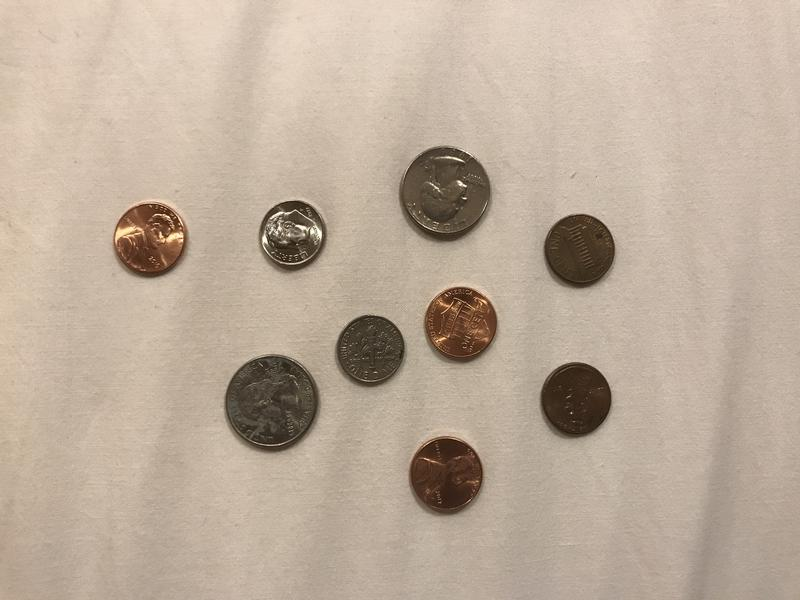
#> input picture sample_imgs/resized.jpg, 800 x 600 px, found by its file name
$ python coins.py sample_imgs/resized.jpg sample_imgs/resized.jpg   (Python 2 division)   (older library calls are emulated)
#> lines starting #> are read from the running program, lines starting #| are printed output that depends on the picture; after the words box and inside, x2 and y2 are one past the last pixel; in counts of white or black regions, pixels touching at a corner belong together; long printed decimals are rounded
#> further down, tempImage is the input picture: PIL image 800x600 RGB; mean R, G, B 188.8, 172.1, 155.2
from scipy.spatial import distance as dist
from imutils import perspective
from imutils import contours
import imutils
import numpy as np
import cv2
import math
from PIL import Image
import sys

coins = {
            'Quarter': {'Size': 0.9, 'Value': .25},
            'Dime': {'Size': 0.6, 'Value': .10},
            'Nickel': {'Size': 0.8, 'Value': .05},
            'Penny': {'Size': 0.7, 'Value': .01}
        }

coinsFound = []


'''
Resizes image if it's too big since it throws off the transform.
If camera was rotated, PIL rotates the image. try-except reverts
it back to original orientation.
'''
def resizeImage(image, width, height):
    try:
        imgName = "sample_imgs/resized.jpg"
        resizingImg = Image.open(image)

        exif = resizingImg.info['exif']

        newImg = resizingImg.resize((width, height), Image.ANTIALIAS)
        newImg.save(imgName, exif=exif)
    except:
        imgName = "sample_imgs/resized.jpg"
        resizingImg = Image.open(image)

        newImg = resizingImg.resize((width, height), Image.ANTIALIAS)
        newImg.save(imgName)

    return imgName


def midpoint(ptA, ptB):
    return ((ptA[0] + ptB[0]) * 0.5, (ptA[1] + ptB[1]) * 0.5)


def findCoins(imgName, refCoin):
    # load the image, convert it to grayscale, and blur it slightly
#> called with imgName = 'sample_imgs/sample_imgs/resized.jpg', refCoin = 'sample_imgs/resized.jpg'
    image = cv2.imread(imgName)
    gray = cv2.cvtColor(image, cv2.COLOR_BGR2GRAY)
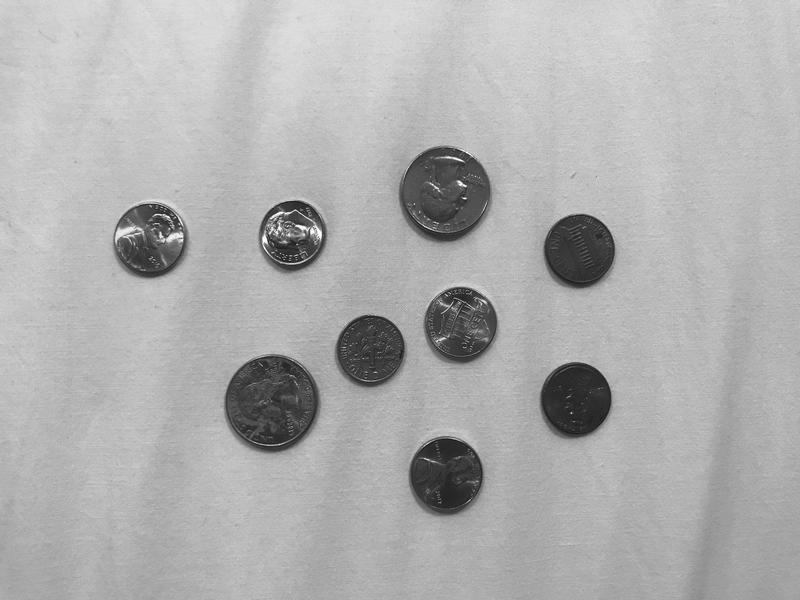
#> gray: shape (600, 800); min 11, max 253, mean 175.2
    gray = cv2.GaussianBlur(gray, (7, 7), 0)

    # perform edge detection, then perform a dilation + erosion to
    # close gaps in between object edges
    edged = cv2.Canny(gray, 50, 100)
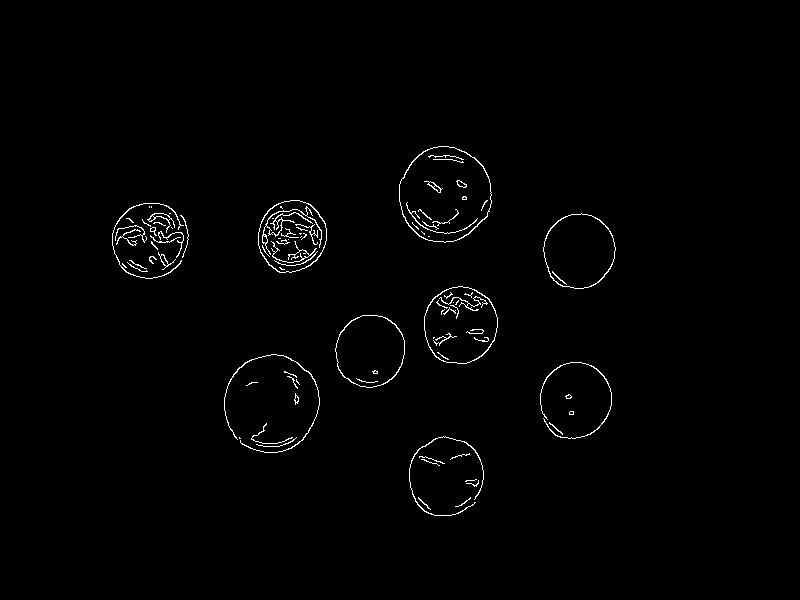
#> edged: shape (600, 800); 1.1% white in thin lines or dots, all inside (x1, y1, x2, y2) = (112, 146, 616, 516)
    edged = cv2.dilate(edged, None, iterations=1)
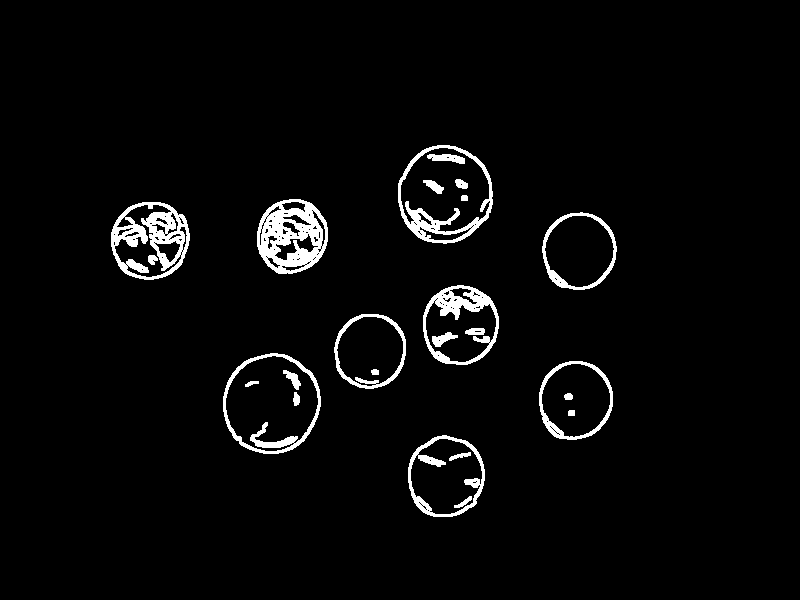
#> edged: shape (600, 800); 3.5% white; 24 white regions, largest, box (x1, y1, x2, y2) and area: (257, 199, 328, 274) 3136, (111, 202, 190, 280) 2757, (398, 145, 493, 244) 1956
    edged = cv2.erode(edged, None, iterations=1)
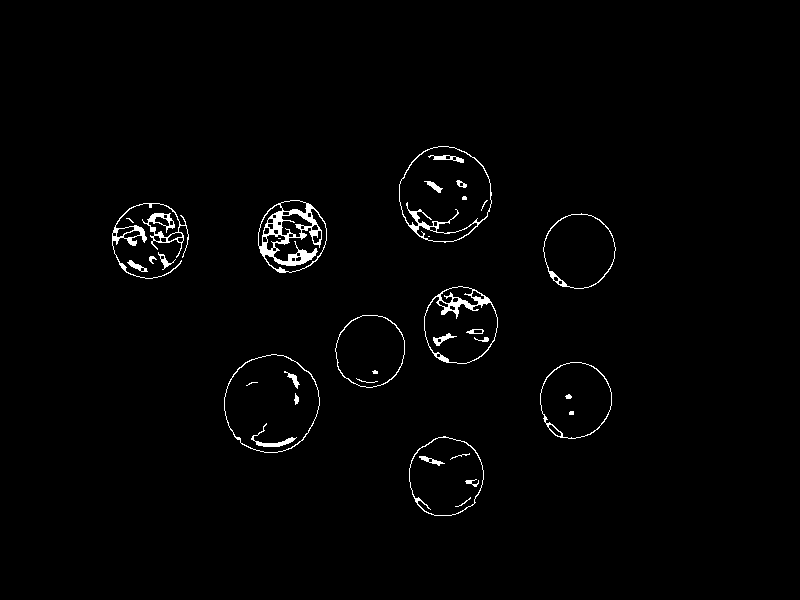
#> edged: shape (600, 800); 1.5% white; 35 white regions (8 under 20 px)

    # find contours in the edge map
    cnts = cv2.findContours(edged.copy(), cv2.RETR_EXTERNAL, cv2.CHAIN_APPROX_SIMPLE)
#> cnts = 13 contours, 2 with area under 20; largest, box (x1, y1, x2, y2) and area: (224, 354, 320, 453) 7246, (399, 146, 492, 243) 6876, (409, 436, 484, 516) 4603, (424, 286, 498, 364) 4450, (540, 362, 612, 439) 4280
    cnts = cnts[0] if imutils.is_cv2() else cnts[1]

    # sort the contours from left-to-right and initialize the
    # 'pixels per metric' calibration variable
    (cnts, _) = contours.sort_contours(cnts)
    pixelsPerMetric = None

    # loop over the contours individually
    for c in cnts:
        # if the contour is not sufficiently large, ignore it
        if cv2.contourArea(c) < 100:
        	continue

        # compute the rotated bounding box of the contour
        orig = image.copy()
        box = cv2.minAreaRect(c)
        box = cv2.cv.BoxPoints(box) if imutils.is_cv2() else cv2.boxPoints(box)
        box = np.array(box, dtype="int")

        # order the points in the contour from left to right, top to bottom
        box = perspective.order_points(box)
        cv2.drawContours(orig, [box.astype("int")], -1, (0, 255, 0), 2)

        # loop over the original points and draw them
        for (x, y) in box:
        	cv2.circle(orig, (int(x), int(y)), 5, (0, 0, 255), -1)

        # find horizontal midpoint of bounding box
        (tl, tr, br, bl) = box
        (tltrX, tltrY) = midpoint(tl, tr)
        (blbrX, blbrY) = midpoint(bl, br)

        # find diagonal midpoint of bounding box
        (tlblX, tlblY) = midpoint(tl, bl)
        (trbrX, trbrY) = midpoint(tr, br)

        # compute the Euclidean distance between the midpoints
        dA = dist.euclidean((tltrX, tltrY), (blbrX, blbrY))
        dB = dist.euclidean((tlblX, tlblY), (trbrX, trbrY))

        # compute pixel per metric ratio
        if pixelsPerMetric is None:
            if refCoin == 'p':
                pixelsPerMetric = dB / 0.73
            elif refCoin == 'd':
                pixelsPerMetric = dB / 0.7
            elif refCoin == 'n':
                pixelsPerMetric = dB / 0.83
            else:
                pixelsPerMetric = dB / 0.93

        # compute the size of the object
        dimA = dA / pixelsPerMetric
        dimB = dB / pixelsPerMetric

        if dimA > 0.6 and dimB > 0.6:
            coinsFound.append((dimA, dimB))

        # draw the object sizes on the image
        cv2.putText(orig, "{:.3f}in".format(dimA),
        	(int(tltrX - 15), int(tltrY - 10)), cv2.FONT_HERSHEY_SIMPLEX,
        	0.65, (0, 255, 0), 2)
        cv2.putText(orig, "{:.3f}in".format(dimB),
        	(int(trbrX + 10), int(trbrY)), cv2.FONT_HERSHEY_SIMPLEX,
        	0.65, (0, 255, 0), 2)
#> this loop made 13 passes
#> (tl, tr, br, bl, tltrX, tltrY, blbrX, blbrY) on pass 1: ([112, 203], [188, 203], [188, 278], [112, 278], 150, 203, 150, 278)
#> (tl, tr, br, bl, tltrX, tltrY, blbrX, blbrY) on passes 6 to 11: ([250, 338], [334, 380], [290, 468], [206, 426], 292, 359, 248, 447), ([258, 200], [326, 200], [326, 272], [258, 272], 292, 200, 292, 272), ([335, 315], [404, 315], [404, 387], [335, 387], 369.5, 315, 369.5, 387), ([378, 195], [445, 128], [510, 193], [443, 260], 411.5, 161.5, 476.5, 226.5), ([409, 436], [483, 436], [483, 515], [409, 515], 446, 436, 446, 515), ([424, 286], [497, 286], [497, 363], [424, 363], 460.5, 286, 460.5, 363)
#> after the loop, coinsFound = [(0.918, 0.93), (1.2, 1.15), (0.881, 0.832), (0.881, 0.844), (1.12, 1.16), (0.967, 0.906), (0.942, 0.893), (0.93, 0.869), (0.922, 0.876)]; pixelsPerMetric = 81.72

        # show the output image
        #cv2.imshow("Image", orig)
        #cv2.waitKey(0)

    print coinsFound
#| [(0.9178, 0.93), (1.204, 1.149), (0.8811, 0.8321), (0.8811, 0.8443), (1.125, 1.159), (0.9667, 0.9055), (0.9422, 0.8933), (0.93, 0.8688), (0.9215, 0.8755)]
    return coinsFound


def calculateChange(coins, coinsFound):
    sum = 0
    for key in coins:
        i = 0
        while i < len(coinsFound):
            if (abs(coins[key]['Size'] - math.floor(coinsFound[i][0] * 10)/10) == 0 or
            abs(coins[key]['Size'] - math.floor(coinsFound[i][1] * 10)/10) == 0):
                sum += coins[key]['Value']
                del coinsFound[i]
                if i == 0:
                    i = 0
                else:
                    i -= 1
            else:
                i += 1

    print "\n"
    print "Total change: " + str(sum)

###############################################################################
###############################################################################
###############################################################################


imgName = "sample_imgs/" + sys.argv[1]
refCoin = sys.argv[2]
tempImage = Image.open(imgName)
if tempImage.size[0] > 800 and tempImage.size[1] > 800:
    coinsFound = findCoins(resizeImage(imgName, 800, 600), refCoin)

else:
    coinsFound = findCoins(imgName, refCoin)

calculateChange(coins, coinsFound)

$ run again, with sample_imgs/coins4.JPG copied over sample_imgs/resized.jpg
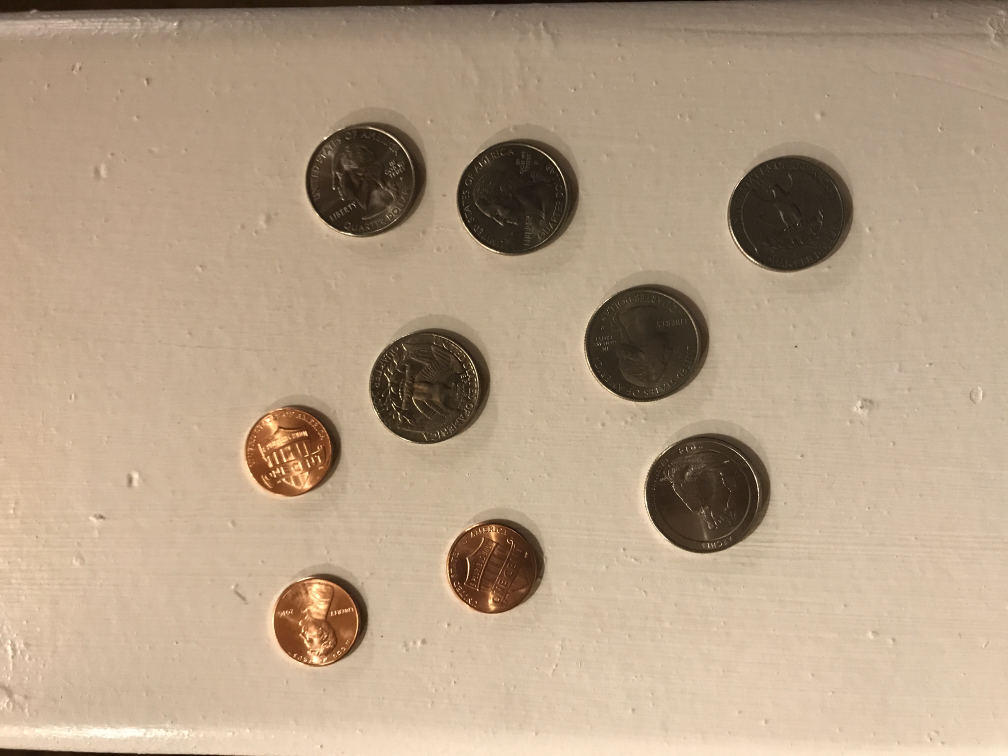
#> input picture sample_imgs/coins4.JPG, 4032 x 3024 px, found by its file name (shown at 1/4 size)
#> tempImage is the input picture: PIL image 4032x3024 RGB; mean R, G, B 181.5, 159.8, 135.1
#> in findCoins, `gray = cv2.cvtColor(image, cv2.COLOR_BGR2GRAY)`:
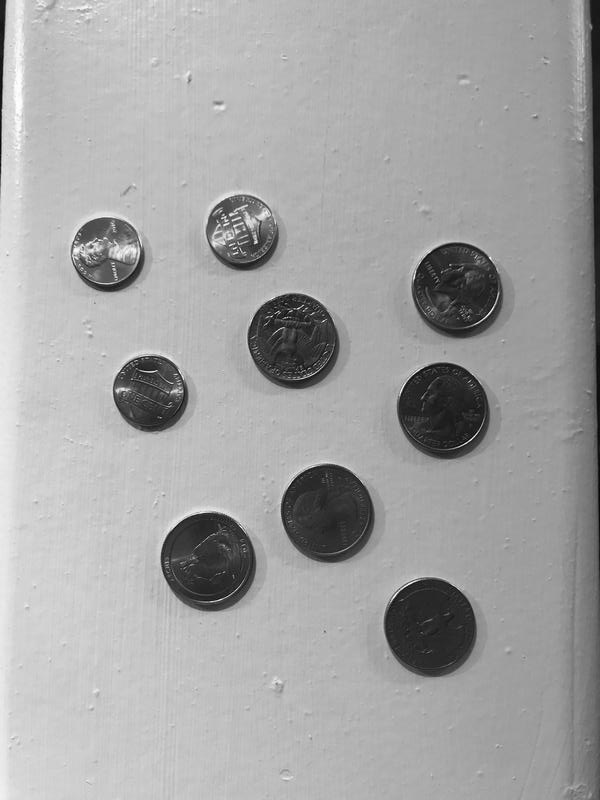
#> gray: shape (800, 600); min 3, max 254, mean 163.5
#> in findCoins, `edged = cv2.erode(edged, None, iterations=1)`:
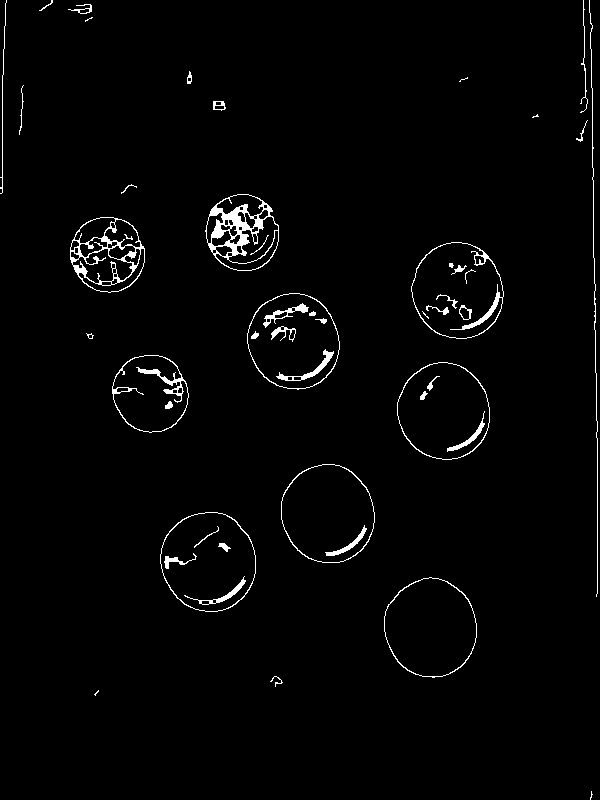
#> edged: shape (800, 600); 2% white; 50 white regions (9 under 20 px)
#> cnts = 26 contours, 14 with area under 20; largest, box (x1, y1, x2, y2) and area: (160, 512, 256, 612) 7403, (281, 464, 375, 563) 7189, (384, 577, 477, 678) 7120, (397, 362, 490, 460) 6982, (247, 293, 340, 390) 6856
#> the loop in findCoins, `for c in cnts:` made 26 passes
#> (tl, tr, br, bl, tltrX, tltrY, blbrX, blbrY) on pass 5: ([70, 217], [144, 217], [144, 292], [70, 292], 107, 217, 107, 292)
#> after the loop in findCoins, `for c in cnts:`: coinsFound = [(0.943, 0.93), (0.998, 0.916), (1.24, 1.19), (0.955, 0.917), (1.21, 1.14), (1.23, 1.17), (1.23, 1.17), (1.16, 1.21), (1.22, 1.13)]; pixelsPerMetric = 79.57
#| [(0.9426, 0.93), (0.998, 0.9163), (1.244, 1.194), (0.9551, 0.9174), (1.208, 1.135), (1.232, 1.169), (1.231, 1.166), (1.164, 1.209), (1.222, 1.130)]
